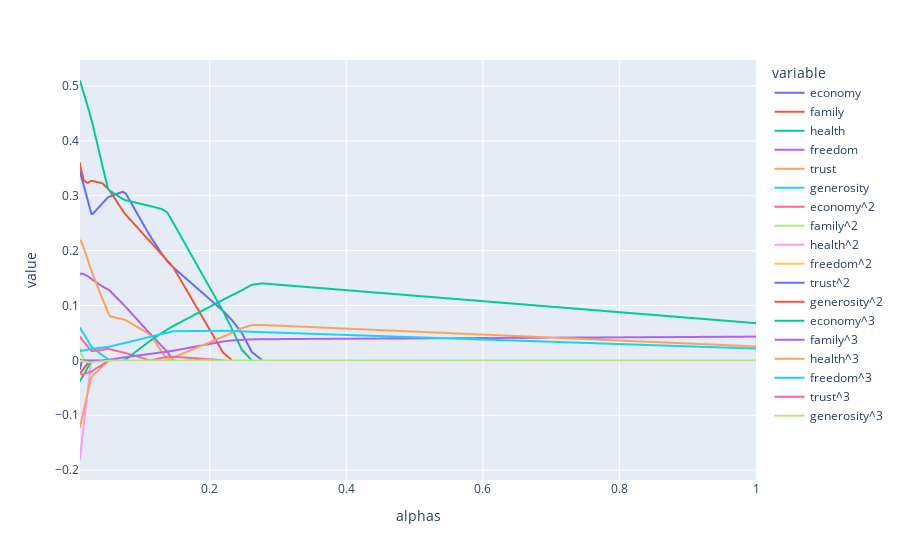

Here is the notebook cell this chart was saved with:
### Code cell
result2 = pd.DataFrame(coefs, columns=features)
result2['alphas'] = alphas
px.line(result2, x='alphas', y=features)
